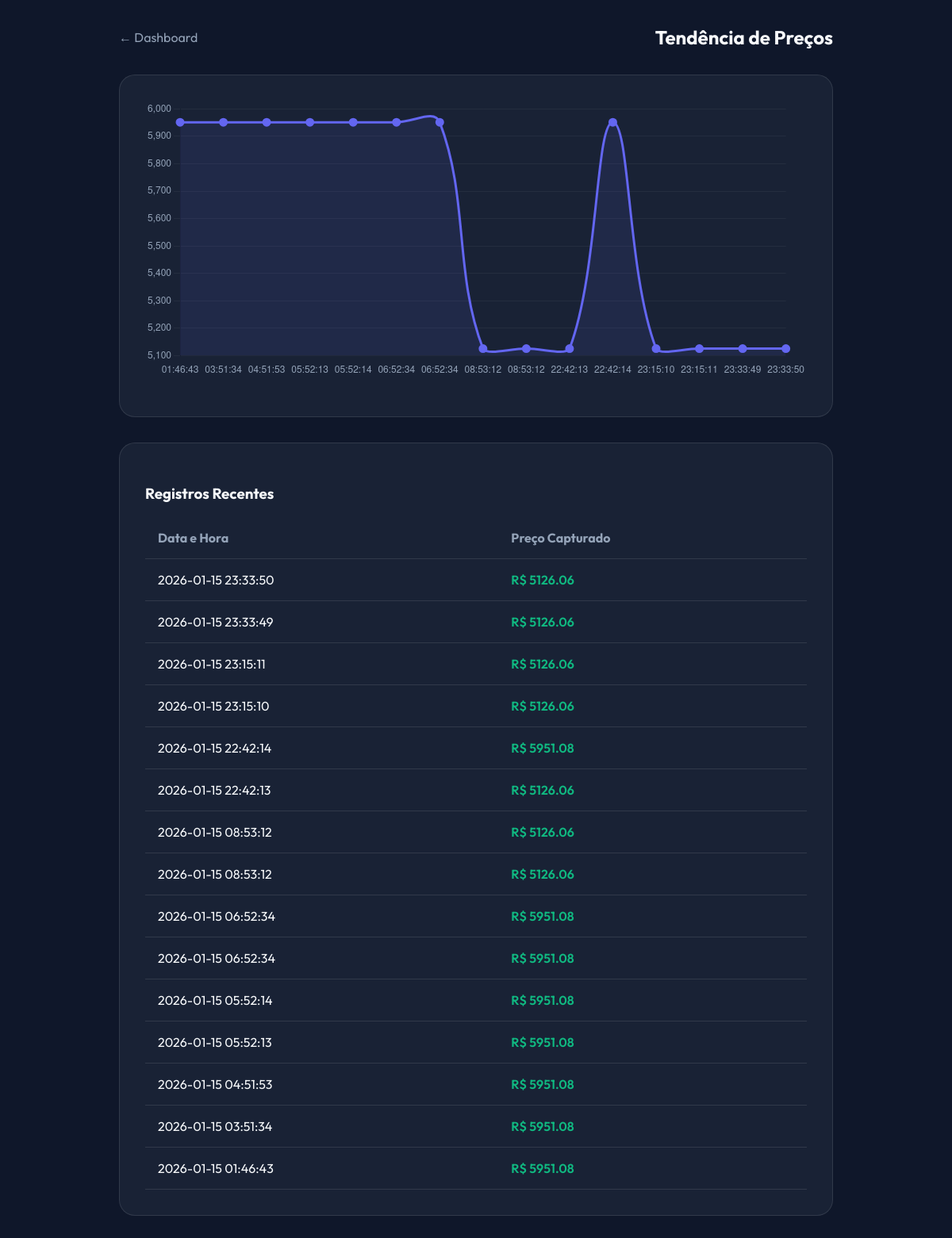
Page /history/1 on the committed database.
### tables this page shows
CREATE TABLE price_history (
            id INTEGER PRIMARY KEY AUTOINCREMENT,
            product_id INTEGER,
            price REAL NOT NULL,
            timestamp DATETIME DEFAULT CURRENT_TIMESTAMP,
            FOREIGN KEY (product_id) REFERENCES products (id)
        );

### app.py (the view)
@app.route('/history/<int:product_id>')
def history(product_id):
    history_data = get_history(product_id)
    return render_template('history.html', history=history_data)

### database.py (called while the page is built)
def get_history(product_id):
    conn = sqlite3.connect(DB_NAME)
    conn.row_factory = sqlite3.Row
    cursor = conn.cursor()
    cursor.execute('''
        SELECT price, timestamp
        FROM price_history
        WHERE product_id = ?
        ORDER BY timestamp DESC
    ''', (product_id,))
    history = cursor.fetchall()
    conn.close()
    return history

### templates/history.html (shortened to what this page needs)
<!DOCTYPE html>
<html lang="pt-br">
<head>
</head>
<body>
    <div class="container">
        <div class="header">
            <a href="/" class="back-btn">← Dashboard</a>
            <h2 style="margin:0">Tendência de Preços</h2>
        </div>
        <div class="card">
            <div class="chart-container">
                <canvas id="priceChart"></canvas>
            </div>
        </div>
        <div class="card">
            <h3>Registros Recentes</h3>
            <table>
                <thead>
                    <tr>
                        <th>Data e Hora</th>
                        <th>Preço Capturado</th>
                    </tr>
                </thead>
                <tbody>
                    {% for entry in history %}
                    <tr>
                        <td>{{entry.timestamp}}</td>
                        <td class="price-val">R$ {{'%.2f'|format(entry.price)}}</td>
                    </tr>
                    {% endfor %}
                </tbody>
            </table>
        </div>
    </div>
    <script>
        const ctx = document.getElementById('priceChart').getContext('2d');
        // Coletamos os dados dos atributos HTML (Muito mais seguro)
        const points = Array.from(document.querySelectorAll('.history-point'));
        const data = points.map(el => ({
            t: el.dataset.t,
            p: parseFloat(el.dataset.p)
        })).reverse(); // Ordenamos do mais antigo para o mais novo para o gráfico
        if (data.length > 0) {
            new Chart(ctx, {
                type: 'line',
                data: {
                    labels: data.map(d => d.t.split(' ')[1]),
                    datasets: [{
                        label: 'Preço (R$)',
                        data: data.map(d => d.p),
                        borderColor: '#6366f1',
                        backgroundColor: 'rgba(99, 102, 241, 0.1)',
                        fill: true,
                        tension: 0.4,
                        borderWidth: 3,
                        pointRadius: 4,
                        pointBackgroundColor: '#6366f1'
                    }]
                },
                options: {
                    responsive: true,
                    maintainAspectRatio: false,
                    plugins: { legend: { display: false } },
                    scales: {
                        y: {
                            grid: { color: 'rgba(255,255,255,0.05)' },
                            ticks: { color: '#94a3b8' }
                        },
                        x: {
                            grid: { display: false },
                            ticks: { color: '#94a3b8' }
                        }
                    }
                }
            });
        }
    </script>
</body>
</html>

### templates/history.html (style rules this page uses)
:root { --primary: #4f46e5; --bg: #0f172a; --card-bg: rgba(30, 41, 59, 0.7); --border: rgba(255, 255, 255, 0.1); --text-main: #f8fafc; --text-dim: #94a3b8; }
body { font-family: 'Outfit', sans-serif; background: #0f172a; color: var(--text-main); margin: 0; padding: 2rem; min-height: 100vh; }
.container { max-width: 900px; margin: 0 auto; }
.header { display: flex; justify-content: space-between; align-items: center; margin-bottom: 2rem; }
.back-btn { text-decoration: none; color: var(--text-dim); display: flex; align-items: center; gap: 8px; }
.card { background: var(--card-bg); backdrop-filter: blur(12px); border: 1px solid var(--border); border-radius: 20px; padding: 2rem; margin-bottom: 2rem; }
.chart-container { height: 350px; margin-bottom: 1rem; }
table { width: 100%; border-collapse: collapse; }
th { text-align: left; color: var(--text-dim); padding: 1rem; border-bottom: 1px solid var(--border); }
td { padding: 1rem; border-bottom: 1px solid var(--border); }
.price-val { font-weight: 600; color: #10b981; }

### rows in the picture
price_history: timestamp "2026-01-15 23:33:50", price "5126.06"
price_history: timestamp "2026-01-15 23:33:49", price "5126.06"
price_history: timestamp "2026-01-15 23:15:11", price "5126.06"
price_history: timestamp "2026-01-15 23:15:10", price "5126.06"
price_history: timestamp "2026-01-15 22:42:14", price "5951.08"
price_history: timestamp "2026-01-15 22:42:13", price "5126.06"
price_history: timestamp "2026-01-15 08:53:12", price "5126.06"
price_history: timestamp "2026-01-15 08:53:12", price "5126.06"
price_history: timestamp "2026-01-15 06:52:34", price "5951.08"
price_history: timestamp "2026-01-15 06:52:34", price "5951.08"
price_history: timestamp "2026-01-15 05:52:14", price "5951.08"
price_history: timestamp "2026-01-15 05:52:13", price "5951.08"
price_history: timestamp "2026-01-15 04:51:53", price "5951.08"
price_history: timestamp "2026-01-15 03:51:34", price "5951.08"
price_history: timestamp "2026-01-15 01:46:43", price "5951.08"
